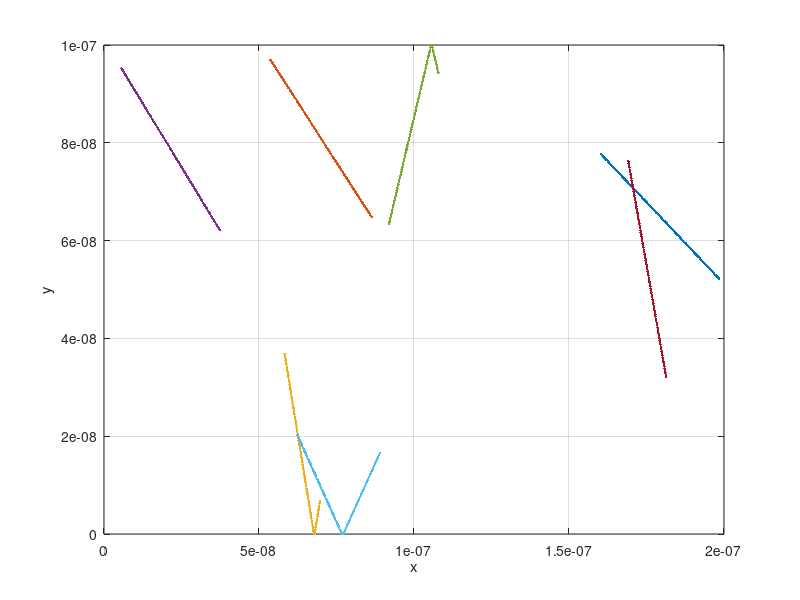
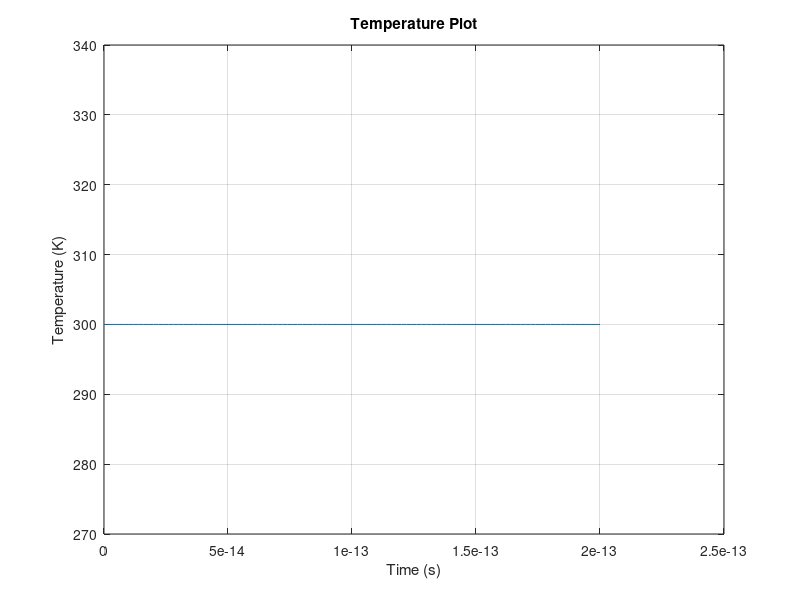

Write MATLAB code to recreate these figures, in order.
%% Beginning of Assignment 1
clear
close all

m_e = 9.1093837015e-31;%rest mass in kg
m_n = 0.26*m_e;%Effective mass of electrons

%Nominial size of the region in nm
xlimit = [0 200e-9];
ylimit = [0 100e-9];
%% Part 1: Electron Modelling
%% P1: Question 1
%What is the thermal velocity?
kb=1.380649e-23;%Boltzmann's constant [m^2*kg/K*s^2]
T = 300;%Temperature in Kelvin
vth = sqrt((3*kb*T)/m_n);

%% P1: Question 2
%What is the mean free path?
tmn = 0.2e-12;%mean time between collisions
MFP = vth*tmn;


%% P1: Question 3
%Simulation of the random motion of the electrons


%Amount of particles (total or plotted[plots first X particles])
particles = 100;
plottedparticles = 7;

timesteps = 100;
ts=2e-15;%time step
tr=timesteps*ts;%runtime

%Place particles in random locations
x = zeros([1 particles]);
y = zeros([1 particles]);
for n=1:particles
    x(n) = xlimit(1) + (xlimit(2)-xlimit(1)).*rand;
    y(n) = ylimit(1) + (ylimit(2)-ylimit(1)).*rand;
end
Vx = zeros([1 particles]);
Vy = zeros([1 particles]);

%Get random normalized angles
for n = 1:particles
    angX = cos((2*rand-1)*2*pi);
    angY = sin((2*rand-1)*2*pi);
    normalized = [angX angY]./norm([angX angY]);
    Vx(n)= vth*normalized(1);
    Vy(n)= vth*normalized(2);
end

%Physics of particles

%Initialize variables
n=1;
Px = zeros([timesteps particles]);
Py = zeros([timesteps particles]);
Temp = zeros([1 timesteps]);
Time =zeros([1 timesteps]);
vAverage = 0;
for t = 0:ts:tr
    
    %Store Location
    for p = 1:particles
        Px(n, p)= x(p);
        Py(n, p)= y(p);
    end
    
    %Advance Location
    distance = Vx*ts;
    x= x + Vx*ts;
    y= y + Vy*ts;
    
    %Check boundaries
    for p = 1:particles
        if y(p) < ylimit(1) || y(p) > ylimit(2)
            Vy(p) = -1*Vy(p);
        end
        if x(p) < xlimit(1) 
            x(p) = x(p) + xlimit(2);
        elseif x(p) > xlimit(2)
            x(p) = x(p) - xlimit(2);
        end
    end
    
    Temp(n) = (2/3)*(1/kb)*(1/2)*m_n*(sum(Vx.^2+Vy.^2))/p;
    Time(n) = t;
    n=n+1;%New column in matrix for each timestep
end



%% P1: Question 3 i) Plot Trajectories
s = size(Px);
figure;
for N = 1:s(1)
    for pl = 1:plottedparticles
        plot(Px(1:N, pl),Py(1:N, pl),'.');
        hold on
    end
    hold off
    xlim(xlimit)
    ylim(ylimit)
    xlabel('x');
    ylabel('y');
    grid on
    pause(0.01)
end

%% P1: Question 3 ii) Temperature plot
figure;
plot(Time,Temp,'-')
xlabel('Time (s)');
ylabel('Temperature (K)');
title('Temperature Plot')
grid on